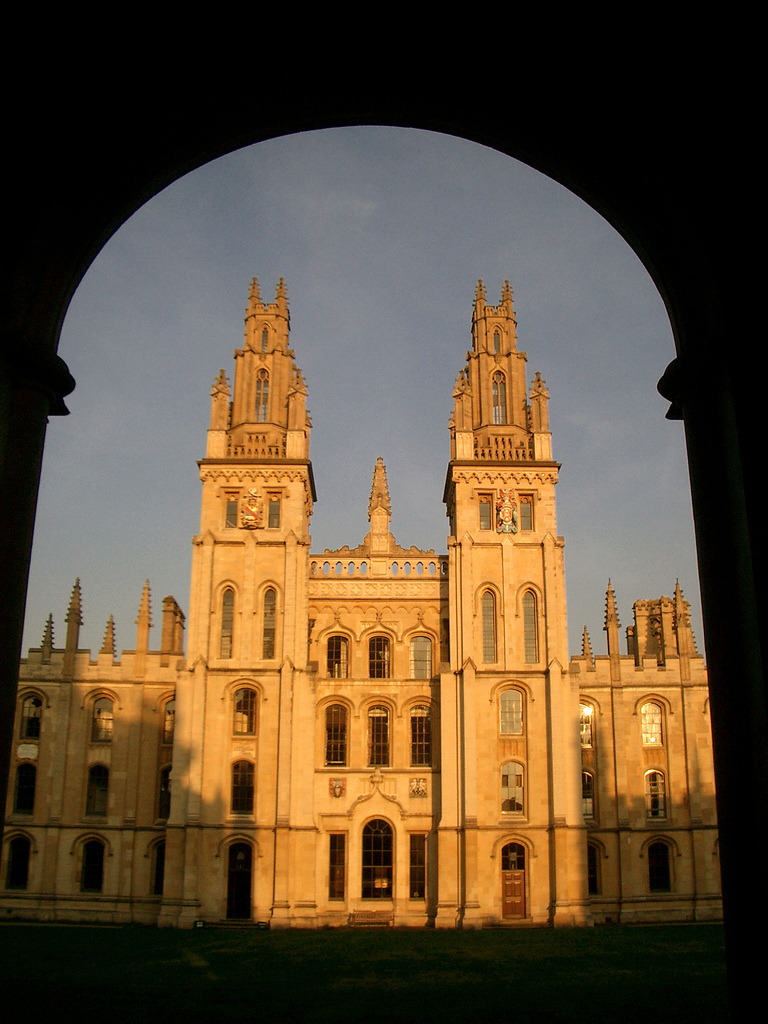
#> input picture 000055.jpg, 768 x 1024 px
$ python matching_parts_test.py   (Python 2 division)
#> lines starting #> are read from the running program, lines starting #| are printed output that depends on the picture; after the words box and inside, x2 and y2 are one past the last pixel; in counts of white or black regions, pixels touching at a corner belong together
import numpy as np
import matplotlib.pyplot as plt
import cv2
import glob
import scipy.io as io
import math

# geometric verification helper function
# build matrix A given local feature [x, y, scale, theta]
# A = |s*cos(th) s*-sin(th) x|
#	  |s*sin(th) s*cos(th)  y|
#     |  0          0       1|
def toAffinity(f):
	T = f[0:2]
	scale = f[2]
	theta = f[3]
	A = np.zeros((3, 3), np.float32)
	A[0, 0] = scale * math.cos(theta)
	A[0, 1] = scale * math.sin(theta) * (-1)
	A[1, 0] = scale * math.sin(theta)
	A[1, 1] = scale * math.cos(theta)
	A[0:2, 2] = T
	A[2, 0] = 0
	A[2, 1] = 0
	A[2, 2] = 1
	return A

# geometric verification helper function
def centering(x):
	T = np.zeros((3,3), np.float32)
	T[0, 0] = 1
	T[1, 1] = 1
	T[0:2, 2] = (-1) * np.mean(x[0:2, :], axis=1)
	T[2, :] = [0, 0, 1]
	x_temp = np.matmul(T, x)
	# Using ddof=1 to get a same result as using Matlab
	std1 = np.std(x_temp[0,:], ddof=1)
	std2 = np.std(x_temp[1,:], ddof=1)

	# at least one pixel apart to avoid numerical problems
	std1 = np.maximum(std1, 1)
	std2 = np.maximum(std2, 1)

	S = np.array([[1.0/std1, 0, 0], [0, 1.0/std2, 0], [0, 0, 1]], np.float32)
	C = np.matmul(S, T)
	return C

ins_folder = '/home/yimeng/Datasets/Piyush/mavic_images/'
base_parts_img_folder = '/home/yimeng/Datasets/Piyush/base_chips/'
base_parts_sift_folder = '/home/yimeng/work/Piyush/base_parts_sift/'
base_parts_results_folder = '/home/yimeng/work/Piyush/base_parts_results/'


# instance image
im_ins = cv2.imread('000055.jpg', 1)
#> im_ins is the input picture: shape (1024, 768, 3); mean B, G, R 53.9, 77.4, 96.6
# reference image
im_ref = cv2.imread('000140.jpg', 1)
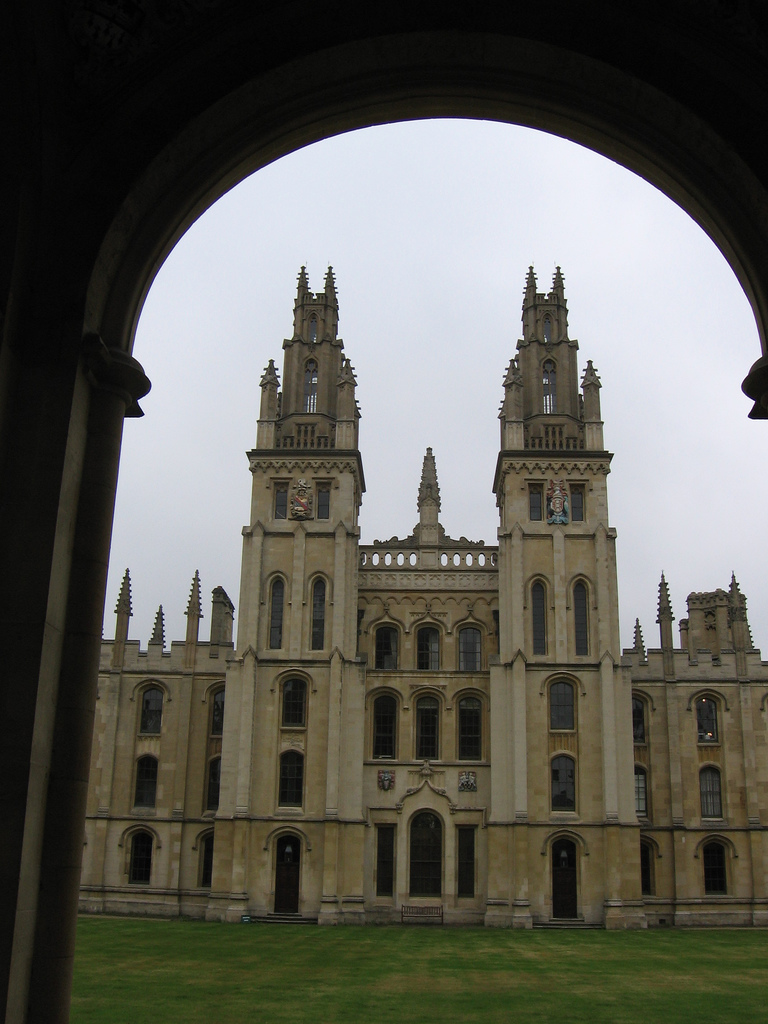
#> input picture 000140.jpg, 768 x 1024 px
#> im_ref is the input picture: shape (1024, 768, 3); mean B, G, R 87.9, 95.6, 96.2

# load keypoints and descriptors from mat files for instance and reference image
ins_mat = io.loadmat('000055_sift.mat')
#> (reads 000055_sift.mat from the repository)
ref_mat = io.loadmat('000140_sift.mat')
#> (reads 000140_sift.mat from the repository)

ins_kp, ins_des = ins_mat['f'].transpose().astype(np.float32), ins_mat['d'].transpose().astype(np.float32)
ref_kp, ref_des = ref_mat['f'].transpose().astype(np.float32), ref_mat['d'].transpose().astype(np.float32)

''' make the number of features smaller
ins_kp = ins_kp[0:99, :]
ins_des = ins_des[0:99, :]
ref_kp = ref_kp[0:999, :]
ref_des = ref_des[0:999, :]
'''

show_ins = im_ins.copy()

num_kp, _ = ins_kp.shape

''' draw keypoints as circles
for i in range(num_kp):
	x, y = int(ins_kp[0, i]), int(ins_kp[1, i])
	show_ins = cv2.circle(show_ins, (x, y), 1, (0, 255, 0))

plt.imshow(show_ins)
plt.savefig('show_ins.png', dpi=(400))
'''

#'''
# FLANN parameters
FLANN_INDEX_KDTREE = 0
index_params = dict(algorithm = FLANN_INDEX_KDTREE, trees = 5)
search_params = dict(checks=50)   # or pass empty dictionary

flann = cv2.FlannBasedMatcher(index_params, search_params)
print 'start knnMatch ............'
matches = flann.knnMatch(ins_des, ref_des, k=2)

np_matches = np.zeros((len(matches), 6), dtype=np.float32)
for i in range(len(matches)):
	m, n = matches[i]
	np_matches[i, 0] = m.distance
	np_matches[i, 1] = m.queryIdx
	np_matches[i, 2] = m.trainIdx
	np_matches[i, 3] = n.distance
	np_matches[i, 4] = n.queryIdx
	np_matches[i, 5] = n.trainIdx

np.save('matches_055.npy', np_matches)
#'''

np_matches = np.load('matches_055.npy')

#'''
# ratio test as per Lowe's paper
print 'filter matches based on second best ratio ...'
good = []
for id in range(np_matches.shape[0]):
	#print('m.distance = %f, n.distance = %f\n' % (m.distance, n.distance))
	m_dis, m_queryIdx, _, n_dis, _, _ = np_matches[id, :]
	if m_dis < 0.8 * n_dis:
		good.append(id)

#'''

#''' draw all the keypoints as circles
show_ins = im_ins.copy()
for i in range(ins_kp.shape[0]):
	x, y = int(ins_kp[i, 0]), int(ins_kp[i, 1])
	cv2.circle(show_ins, (x, y), 3, (0, 255, 0), 3)
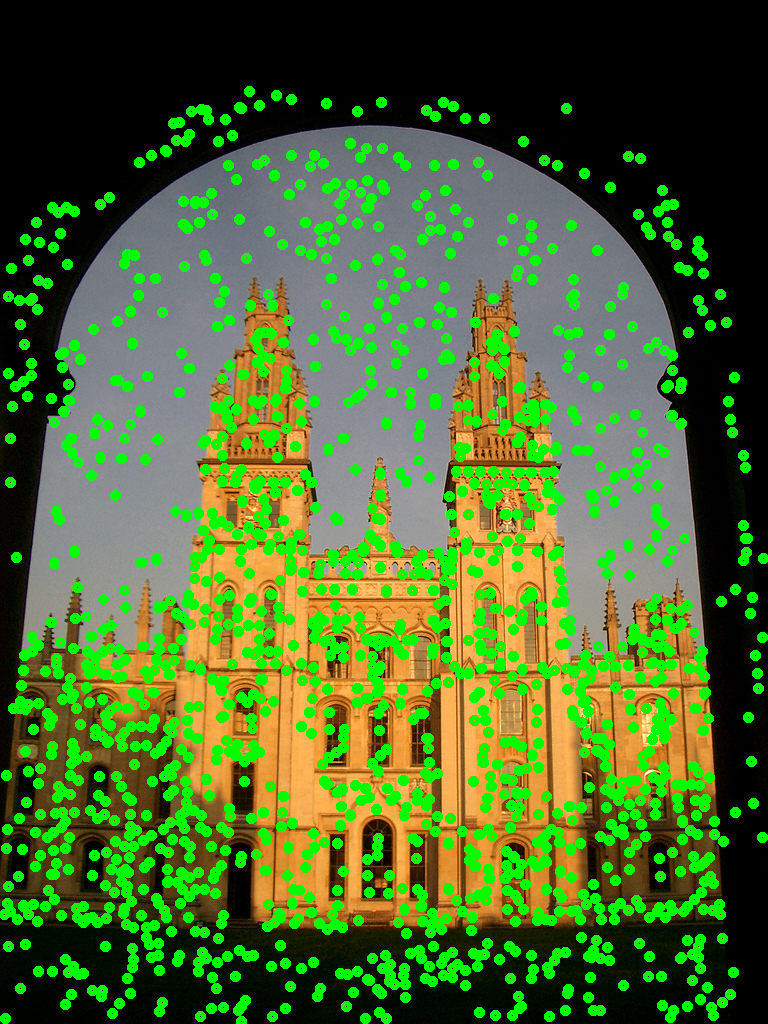
#> show_ins: shape (1024, 768, 3); 18.56% of pixels changed, all inside (x1, y1, x2, y2) = (0, 86, 768, 1024)
plt.imshow(show_ins)
plt.savefig(base_parts_results_folder + 'show_ins_test.jpg', dpi=400)
plt.close()

show_ref = im_ref.copy()
for i in range(ref_kp.shape[0]):
	x, y = int(ref_kp[i, 0]), int(ref_kp[i, 1])
	show_ref = cv2.circle(show_ref, (x, y), 3, (0, 255, 0), 3)
plt.imshow(show_ref)
plt.savefig(base_parts_results_folder + 'show_ref_test.jpg', dpi=400)
plt.close()

#draw good keypoints as circles
show_ins = im_ins.copy()
for i in range(len(good)):
	ins_id = int(np_matches[good[i], 1])
	x, y = int(ins_kp[ins_id, 0]), int(ins_kp[ins_id, 1])
	cv2.circle(show_ins, (x, y), 20, (0, 255, 0), 20)
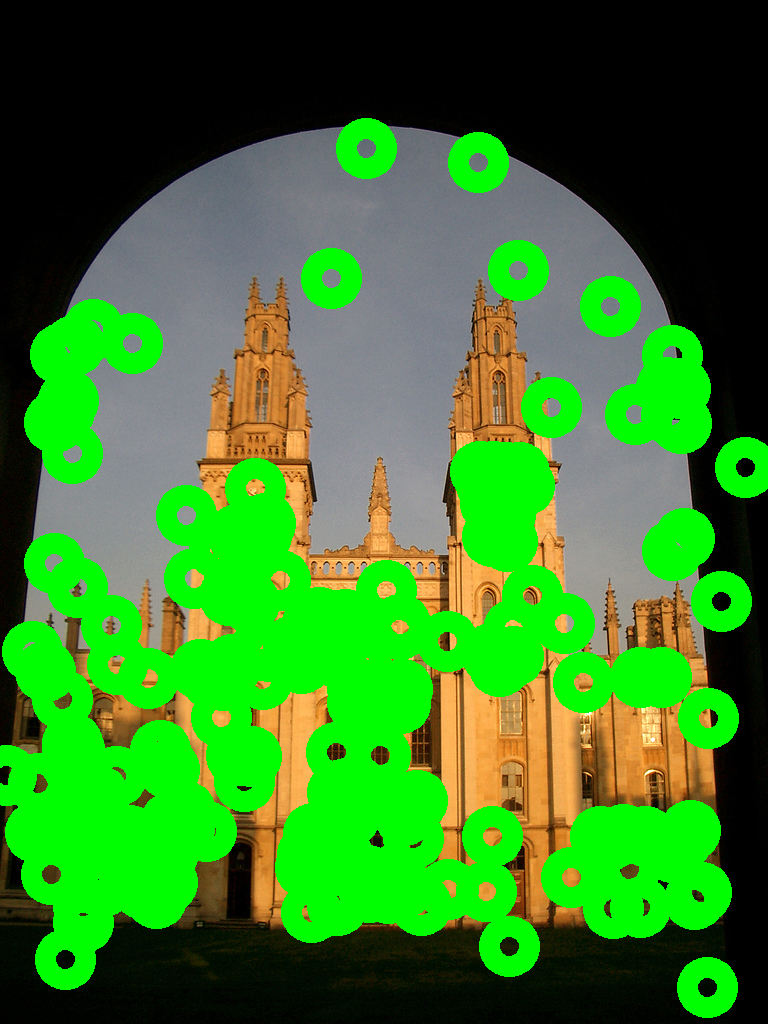
#> show_ins: shape (1024, 768, 3); mean B, G, R 36.6, 125.1, 53.6
plt.imshow(show_ins)
plt.savefig(base_parts_results_folder + 'show_ins_good_test.jpg', dpi=400)
plt.close()

show_ref = im_ref.copy()
for i in range(len(good)):
	ref_id = int(np_matches[good[i], 2]) #trainIdx
	x, y = int(ref_kp[ref_id, 0]), int(ref_kp[ref_id, 1])
	cv2.circle(show_ref, (x, y), 20, (0, 255, 0), 20)
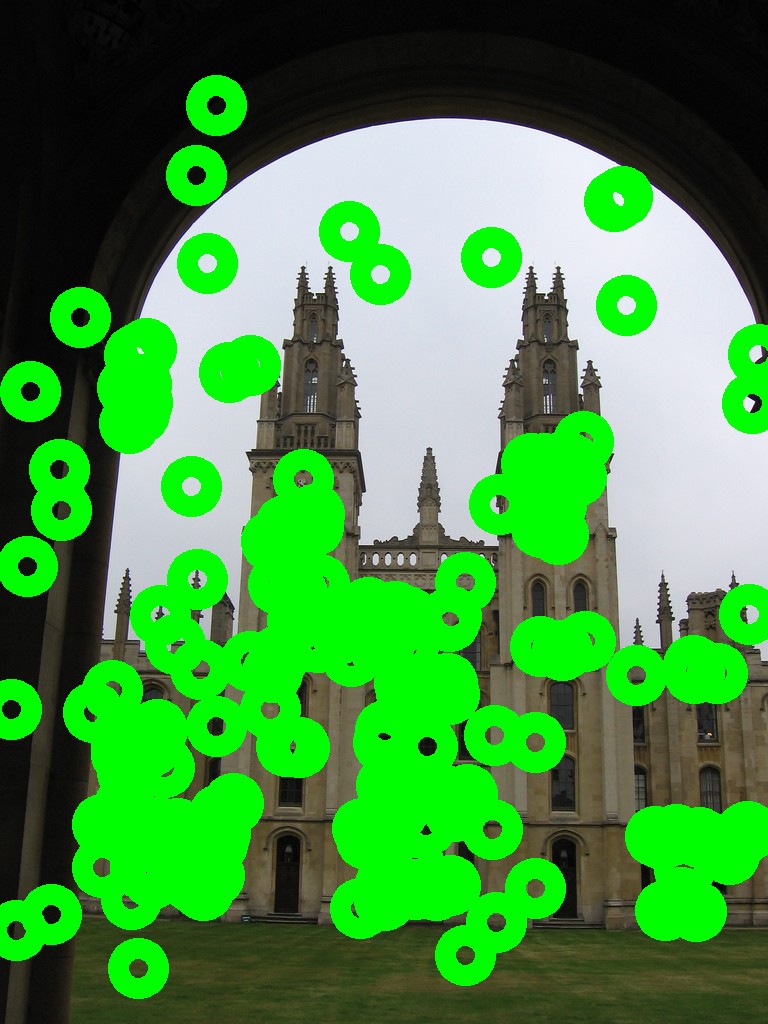
#> show_ref: shape (1024, 768, 3); mean B, G, R 65, 144.9, 68.6
plt.imshow(show_ref)
plt.savefig(base_parts_results_folder + 'show_ref_good_test.jpg', dpi=400)
plt.close()
#'''

#''' draw matches
if im_ins.shape[0] >= im_ref.shape[0]:
	combined_height = im_ins.shape[0]
#> combined_height = 1024
else:
	combined_height = im_ref.shape[0]
combined_width = im_ins.shape[1] + im_ref.shape[1]
#> combined_width = 1536

im_show = np.zeros((combined_height, combined_width, 3), np.uint8)

im_show[0:im_ins.shape[0], 0:im_ins.shape[1], :] = im_ins
im_show[0:im_ref.shape[0], im_ins.shape[1]:combined_width, :] = im_ref

#draw keypoints as circles and draw matches as lines
for i in range(len(good)):
	ins_id = int(np_matches[good[i], 1]) #queryIdx
	x, y = int(ins_kp[ins_id, 0]), int(ins_kp[ins_id, 1])
	cv2.circle(im_show, (x, y), 20, (0, 255, 0), 20)
#> im_show: shape (1024, 1536, 3); mean B, G, R 62.3, 110.4, 74.9
for i in range(len(good)):
	ref_id = int(np_matches[good[i], 2]) #trainIdx
	x, y = int(ref_kp[ref_id, 0]) + im_ins.shape[1], int(ref_kp[ref_id, 1])
	cv2.circle(im_show, (x, y), 20, (0, 255, 0), 20)
#> im_show: shape (1024, 1536, 3); mean B, G, R 50.8, 135.2, 61.1
for i in range(len(good)):
	ins_id = int(np_matches[good[i], 1]) #queryIdx
	x1, y1 = int(ins_kp[ins_id, 0]), int(ins_kp[ins_id, 1])
	ref_id = int(np_matches[good[i], 2]) #trainIdx
	x2, y2 = int(ref_kp[ref_id, 0]) + im_ins.shape[1], int(ref_kp[ref_id, 1])
	cv2.line(im_show, (x1,y1),(x2,y2),(255,0,0),5)

plt.imshow(im_show)
plt.savefig(base_parts_results_folder + 'matches_test.jpg', dpi=(400))
plt.close()
#'''

#''' geometric verification
print 'geometric verification ...'
ins_kp_good = np.zeros((len(good), 4), np.float32)
ref_kp_good = np.zeros((len(good), 4), np.float32)
for i in range(len(good)):
	ins_id = int(np_matches[good[i], 1]) #queryIdx
	ins_kp_good[i, :] = ins_kp[ins_id, :]
	ref_id = int(np_matches[good[i], 2]) #trainIdx
	ref_kp_good[i, :] = ref_kp[ref_id, :]
ins_kp_good = ins_kp_good.transpose()
ref_kp_good = ref_kp_good.transpose()

opts_tolerance1 = 20
opts_tolerance2 = 15
opts_tolerance3 = 8
opts_minInliers = 6
opts_numRefinementIterations = 8

numMatches = len(good)
inliers = {}
H = {}

# keypoints satisfies second best ratio
x1 = ins_kp_good[0:2, :]
x2 = ref_kp_good[0:2, :]

# homogeneous coordinates for x1 and x2
x1hom = np.zeros((3, x1.shape[1]), np.float32)
x1hom[0:2, :] = x1
x1hom[2, :] = 1
x2hom = np.zeros((3, x2.shape[1]), np.float32)
x2hom[0:2, :] = x2
x2hom[2, :] = 1

for m in range(numMatches):
	for t in range(opts_numRefinementIterations):
		if t == 0:
			A1 = toAffinity(ins_kp_good[:, m])
			A2 = toAffinity(ref_kp_good[:, m])
			# A2 = H21 * A1
			H21 = np.matmul(A2, np.linalg.inv(A1))
			# project x1hom onto x2 using H21*x1hom
			x1p = np.matmul(H21[0:2, :], x1hom)
			tol = opts_tolerance1
		elif t <= 3:
			# affinity
			#(H21*x1hom=x2) == (xA=B). For python, A.T*x.T=B.T. A is x1hom, B is x2.
			H21_temp = np.linalg.lstsq(x1hom[:, inliers[m]].T, x2[:, inliers[m]].T)[0].T
			# project x1hom onto x2
			x1p = np.matmul(H21_temp[0:2, :], x1hom)
			H21 = np.zeros((3,3), np.float32)
			H21[0:2, :] = H21_temp
			H21[2, :] = [0, 0, 1]
			tol = opts_tolerance2
		else:
			# homography
			# get homogeneous coords of inlier matches
			x1in = x1hom[:, inliers[m]]
			x2in = x2hom[:, inliers[m]]

			S1 = centering(x1in)
			S2 = centering(x2in)
			x1c = np.matmul(S1, x1in)
			x2c = np.matmul(S2, x2in)

			r, c = x1c.shape
			M = np.zeros((r*3, c*2), np.float32)
			M[0:r, 0:c] = x1c
			M[r:2*r, c:2*c] = x1c
			M[2*r:3*r, 0:c] = x1c * (-x2c)[0,:]
			M[2*r:3*r, c:2*c] = x1c * (-x2c)[1,:]

			H21, D, _ = np.linalg.svd(M, full_matrices=False)
			H21 = np.reshape(H21[:, -1], (3,3)).T
			H21 = np.matmul(np.matmul(np.linalg.inv(S2),H21), S1)
			H21 = H21 / H21[-1,-1]

			x1phom = np.matmul(H21, x1hom)
			x1p = np.zeros((2, x1phom.shape[1]), np.float32)
			x1p[0,:] = x1phom[0,:] / x1phom[2,:]
			x1p[1,:] = x1phom[1,:] / x1phom[2,:]
			tol = opts_tolerance3

		# compute square distance between x2 and x1p
		dist2 = np.sum(np.power((x2 - x1p), 2), axis=0)
		# find matches with distance satisfies tolerance
		inliers[m] = (dist2 < (tol^2)).nonzero()[0]
		H[m] = H21
		if len(inliers[m]) < opts_minInliers:
			break
		if len(inliers[m]) > 0.7 * numMatches:
			break

scores = []
for k, v in inliers.items():
	scores.append(len(v))
best = scores.index(max(scores))
best_inliers = inliers[best]
H = np.linalg.inv(H[best])

#''' draw matches
if im_ins.shape[0] >= im_ref.shape[0]:
	combined_height = im_ins.shape[0]
else:
	combined_height = im_ref.shape[0]
combined_width = im_ins.shape[1] + im_ref.shape[1]

im_show = np.zeros((combined_height, combined_width, 3), np.uint8)

im_show[0:im_ins.shape[0], 0:im_ins.shape[1], :] = im_ins
im_show[0:im_ref.shape[0], im_ins.shape[1]:combined_width, :] = im_ref

#draw keypoints as circles and draw matches as lines
for i in range(len(best_inliers)):
	ins_id = int(np_matches[good[best_inliers[i]], 1]) #queryIdx
	x, y = int(ins_kp[ins_id, 0]), int(ins_kp[ins_id, 1])
	cv2.circle(im_show, (x, y), 20, (0, 255, 0), 20)
#> im_show: shape (1024, 1536, 3); mean B, G, R 67.7, 96.4, 84.9
for i in range(len(best_inliers)):
	ref_id = int(np_matches[good[best_inliers[i]], 2]) #trainIdx
	x, y = int(ref_kp[ref_id, 0]) + im_ins.shape[1], int(ref_kp[ref_id, 1])
	cv2.circle(im_show, (x, y), 20, (0, 255, 0), 20)
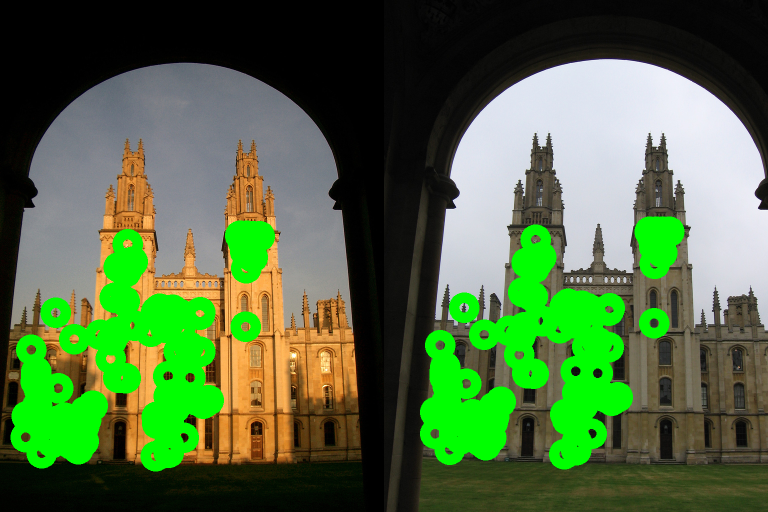
#> im_show: shape (1024, 1536, 3) (shown at 1/2 size); mean B, G, R 63.7, 108.9, 79.2
for i in range(len(best_inliers)):
	ins_id = int(np_matches[good[best_inliers[i]], 1]) #queryIdx
	x1, y1 = int(ins_kp[ins_id, 0]), int(ins_kp[ins_id, 1])
	ref_id = int(np_matches[good[best_inliers[i]], 2]) #trainIdx
	x2, y2 = int(ref_kp[ref_id, 0]) + im_ins.shape[1], int(ref_kp[ref_id, 1])
	cv2.line(im_show, (x1,y1),(x2,y2),(255,0,0),5)
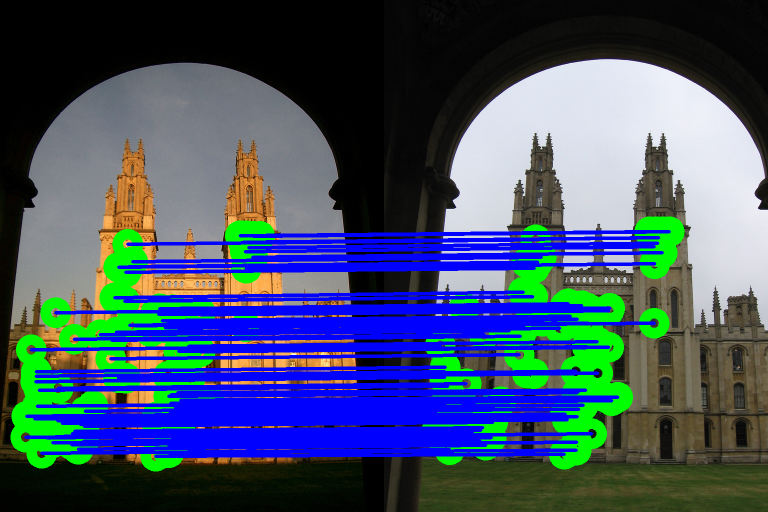
#> im_show: shape (1024, 1536, 3) (shown at 1/2 size); 18.86% of pixels changed, all inside (x1, y1, x2, y2) = (48, 460, 1342, 916)

plt.imshow(im_show)
plt.savefig(base_parts_results_folder + 'best_matches_test.jpg', dpi=(400))
plt.close()
#'''

'''
x1c = np.zeros((3, 7), np.float32)
x1c[0, :] = [-0.8130, -0.0355, 0.5072, -1.6358, 0.5717, 1.4410, -0.0355]
x1c[1, :] = [-1.2014, 0.7181, 0.3450, 1.0832, -0.1793, -1.4836, 0.7181]
x1c[2, :] = [1, 1, 1, 1, 1, 1, 1]

x2c = np.zeros((3, 7), np.float32)
x2c[0, :] = [-0.7187, -0.0870, 0.4350, -1.6522, 0.6532, 1.4569, -0.0870]
x2c[1, :] = [-1.1868, 0.7296, 0.3755, 1.0333, -0.1681, -1.5132, 0.7296]
x2c[2, :] = [1, 1, 1, 1, 1, 1, 1]
'''

S2 = np.zeros((3,3), np.float32)
S2[0, :] = [0.1490, 0, -20.8282]
S2[1, :] = [0, 0.0333, -13.0360]
S2[2, :] = [0, 0, 1]
